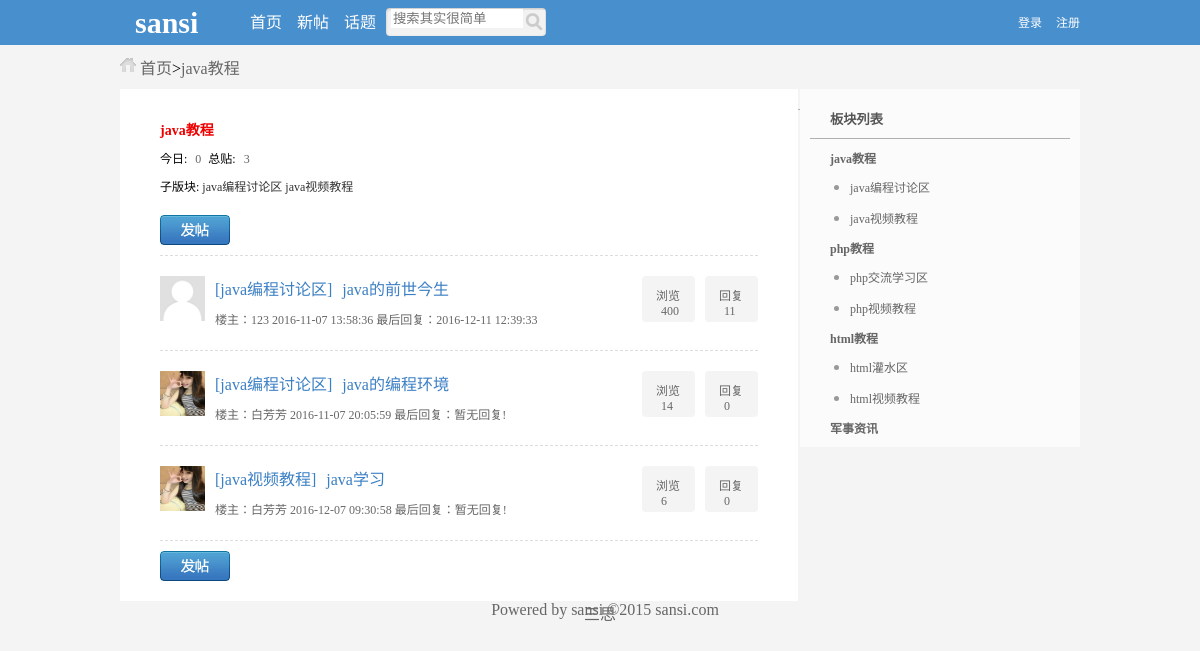
The app's page /front/father_list.php?id=29 with its own data.
### tables this page shows
CREATE TABLE `sansi_user_admin` (
  `id` int(11) NOT NULL COMMENT '板块id',
  `name` varchar(30) NOT NULL COMMENT '父板块名称',
  `sort` int(11) NOT NULL DEFAULT '0' COMMENT '排序'
);

CREATE TABLE `sansi_son_admin` (
  `id` int(10) UNSIGNED NOT NULL COMMENT '子版块id',
  `father_id` int(10) UNSIGNED NOT NULL COMMENT '父板块外键',
  `son_name` varchar(50) NOT NULL COMMENT '子版块名称',
  `intro` varchar(300) NOT NULL COMMENT '子版块简介',
  `vip_id` int(10) UNSIGNED NOT NULL COMMENT '会员id',
  `sort` int(10) UNSIGNED NOT NULL DEFAULT '0' COMMENT '排序'
);

CREATE TABLE `sansi_content` (
  `id` int(10) UNSIGNED NOT NULL COMMENT '帖子的id',
  `son_id` int(10) UNSIGNED NOT NULL COMMENT '子板块id',
  `title` varchar(255) NOT NULL COMMENT '帖子标题',
  `content` text NOT NULL COMMENT '帖子内容',
  `time` datetime NOT NULL COMMENT '发帖时间',
  `member_id` int(11) NOT NULL COMMENT '会员id',
  `times` int(10) UNSIGNED NOT NULL DEFAULT '0' COMMENT '帖子浏览次数'
);

CREATE TABLE `sansi_members` (
  `id` int(10) UNSIGNED NOT NULL COMMENT '会员id号',
  `name` varchar(30) NOT NULL COMMENT '会员登录账号',
  `pwd` varchar(32) NOT NULL COMMENT '会员登录密码',
  `photo` blob,
  `register_time` datetime NOT NULL COMMENT '注册时间',
  `last_time` datetime NOT NULL COMMENT '最后登录时间'
);

### front/father.list.page.php (called while the page is built, shortened)
<?php
function pageList($page_count,$pageSize,$btn_num=3,$page='page'){
    $num = ceil($page_count/$pageSize);
    $array = parse_url($_SERVER['REQUEST_URI']);
    if(isset($array['query'])){
        parse_str($array['query'],$arr_query);
        unset($arr_query[$page]);
        if(empty($arr_query)){
            $url = "{$array['path']}?$page=";
        }else{
            $str = http_build_query($arr_query);
            $url = "{$array['path']}?{$str}&$page=";
        }
    }else{
        $url = "{$array['path']}?$page=";
    }
    $start = ($_GET[$page]-1)*$pageSize;
    $limit = "limit {$start},{$pageSize}";
    $html = '';
if($btn_num >= $num){
    for($i=1;$i<=$num;$i++){
        if($i==$_GET[$page]){
            $html[$i] = "<span class='spandown'>$i </span>";
        }else{
            $html[$i] = "<a href='{$url}{$i}'>$i</a> ";
        }
    }
    }
    $html = implode(' ',$html);
    $date = array('html'=>$html,'limit'=>$limit);
    return $date;
}
?>

### front/father_list.php (the view, shortened to what this page needs)
<?php
include_once "father.list.page.php";
$link = mysqli_connect('localhost','root','123456','sansi_admin');
$sql_father = "select * from sansi_user_admin where id={$_GET['id']}";
$query_father = mysqli_query($link,$sql_father);
$date_father = mysqli_fetch_assoc($query_father);
$sql_son = "select * from sansi_son_admin where father_id={$date_father['id']}";
$query_son = mysqli_query($link,$sql_son);
$son_id = '';
$son_name_list = '';
while($date_son = mysqli_fetch_assoc($query_son)){
    $son_id .= $date_son['id'].',';
    $son_name_list .= "<a href='son_list.php?id={$date_son['id']}'>{$date_son['son_name']}</a> ";
}
$son_id = trim($son_id,',');
$sql_content = "select count(*) from sansi_content where son_id IN (select sansi_son_admin.id FROM sansi_son_admin WHERE sansi_son_admin.father_id={$_GET['id']})";
$query_content = mysqli_query($link,$sql_content);
$all_count = mysqli_fetch_row($query_content);
$tady_content = "select count(*) from sansi_content where son_id IN({$son_id}) AND time>CURRENT_DATE()";
$query_tady = mysqli_query($link,$tady_content);
$tady_count = mysqli_fetch_row($query_tady);
include_once "header.inc.php";
?>
<div class="banner">
    <a href="index.php" class="yy">首页</a>&gt;<a href="father_list.php?id=<?php echo $date_father['id'] ?>" class="tow"><?php echo $date_father['name'] ?></a>
</div>
<div class="box_content">
<div class="content1">
   <h3><?php echo $date_father['name'] ?></h3>
    <div class="bx">
        今日:
        <span><?php echo $tady_count[0] ?></span>
        总贴:
        <span><?php echo $all_count[0] ?></span>
    </div>
    <div class="pa">子版块:
        <?php echo $son_name_list; ?>
    </div>
    <div class="pages">
        <a href="publish.php?fatherid=<?php echo $_GET['id']; ?>" target="_blank" class="publish btns"></a>
            <?php
            $date = pageList($all_count[0],5);
            ?>
    </div>
    <?php
    $content_sql = "select sansi_content.title,sansi_content.id,sansi_content.time,sansi_content.times,sansi_son_admin.son_name,sansi_members.name,sansi_members.photo from
sansi_content,sansi_son_admin,sansi_members where
son_id IN({$son_id}) AND
sansi_content.son_id=sansi_son_admin.id AND
sansi_content.member_id=sansi_members.id {$date['limit']}";
    $content_query = mysqli_query($link,$content_sql);
    while($date_content = mysqli_fetch_assoc($content_query)){
        $sqlnunm = "select COUNT(*) from sansi_reply WHERE content_id={$date_content['id']}";
        $numrel = mysqli_query($link,$sqlnunm);
        $num = mysqli_fetch_row($numrel);
        $titles = addslashes($date_content['title']);
        ?>
        <ul class="content_list">
            <li>
                <a href=""><img height="45px;" src="<?php if(!$date_content['photo'] == ''){echo $date_content['photo']; }else{echo './style/photo.jpg';} ?>"></a>
                <a href="" class="a1">[<?php echo $date_content['son_name']; ?>]</a><a href="content_show.php?contentid=<?php echo $date_content['id']; ?>" target="_blank" class="a2"><?php echo $titles; ?></a>
                <p class="p1">回复<span><?php echo $num[0]; ?></span></p>
                <p class="p2">浏览<span><?php echo $date_content['times']; ?></span></p>
                <p class="div_down">楼主：<?php echo $date_content['name'] ?> <?php echo $date_content['time'] ?>    最后回复：<?php
                    $sqlretime = "select MAX(time) from sansi_reply WHERE content_id={$date_content['id']}";
                    $querytime = $link->query($sqlretime);
                    foreach($querytime as $lastretime) {
                        if ($lastretime['MAX(time)'] != '') {
                            echo $lastretime['MAX(time)'];
                        } else {
                            echo '暂无回复!';
                        }
                    }
                    ?></p>
            </li>
        </ul>
 <?php  } ?>
    <div class="bx_bottom">
        <a href="publish.php?fatherid=<?php echo $_GET['id'] ?>" target="_blank" class="publish btns"></a>
    </div>
</div>
    <div class="right_list">
    <h5>板块列表</h5>
        <?php
        $father_list_sql = "select * from sansi_user_admin";
        $father_list_query = mysqli_query($link,$father_list_sql);
        while($father_list_date = mysqli_fetch_assoc($father_list_query)){?>
            <ul>
            <h2><a href="father_list.php?id=<?php echo $father_list_date['id'] ?>"><?php echo $father_list_date['name'];?></a></h2>
                <?php
                $son_list_sql = "select * from sansi_son_admin where father_id={$father_list_date['id']}";
                $son_list_query = mysqli_query($link,$son_list_sql);
                while($son_list_date = mysqli_fetch_assoc($son_list_query)){?>
                <li><a href="son_list.php?id=<?php echo $son_list_date['id'] ?>"><?php echo $son_list_date['son_name'];?></a></li>
                <?php } ?>
            </ul>
        <?php } ?>
    </div>
</div>
<?php include_once "footer.inc.php"; ?>

### front/style/fegister.css (style rules this page uses)
body { background: #f4f4f4; }
body, li, a { margin: 0px; list-style-type: none; text-decoration: none; }
.banner { width: 960px; margin: 10px auto; background:url('style_icon.png') 0 -57px no-repeat; }
.yy { margin-left:20px; }
.banner a { color:#666; }
span { display:inline-block; width:300px; margin:0 0 0 5px; color:#666; }

### front/style/index.css (style rules this page uses)
body { margin: 0px; padding: 0px; background:#f4f4f4 }
a { text-decoration: none; }
h2 { font-size: 12px; padding-left:15px; font-family: Tahoma; }
h2 a { font-size: 14px; color:#333; font-weight: bold; }

### front/style/father_list.css (style rules this page uses)
ul,a { margin:0; padding:0; }
.box_content { width: 960px; margin: 10px auto; }
.content1 { display:inline-block; float:left; width:638px; padding:20px; background: white; }
h3 { color:#EE0000; margin:10px 0 10px 20px; font-size:14px; }
.bx { font-size:12px; margin-left:20px; margin-top:10px; }
.bx span { width:10px; }
.pa { margin:10px 0 10px 20px; font-size:12px; padding-bottom:10px; }
.pa a { color:#333333; }
.pages { height:40px; margin:10px 20px; border-bottom:1px dashed #ddd; }
a.publish { display:block; float:left; width:70px; height:30px; }
a.btns { background:url('bg.png') 0 0 no-repeat; }
.bx_bottom { clear:both; margin:10px 20px; }
.content_list { clear:both; }
li img { float:left; width:45px; margin:0; display:inline; }
.content_list li { margin:10px 20px; padding:10px 0; border-bottom: 1px dashed #ddd; }
.div_down { width:400px; margin-top:10px; font-size:12px; color:#666; margin-left: 10px; display:inline-block; }
.a1,.a2 { color:#3b7fc4; margin-left: 10px; }
.p1,.p2 { float:right; width:35px; height:36px; display:inline-block; margin:0; background: #f4f4f4; color:#666; padding:10px 4px 0 14px; border-radius:4px; font-size:12px; }
.p2 { margin-right:10px; }
.right_list { width:260px; background:#fbfbfb; padding:10px; float:right; }
.right_list h5 { border-bottom: 1px solid #b0b0b0; font-weight: bold; color:#555; padding:10px 20px; margin:0 0 10px 0px; }
.right_list a { color:#666; font-size:12px; }
.right_list h2 { padding:0; margin:10px 0 0 20px; }
.right_list li { list-style-type:disc; color:#999; line-height:20px; margin-left:40px; margin-top:10px; }

### records on screen
sansi_user_admin: name "java教程"
sansi_son_admin: son_name "java编程讨论区"
sansi_son_admin: son_name "java视频教程"
sansi_content: sansi_son_admin.son_name "java编程讨论区", title "java的前世今生", num "11", times "400", sansi_members.name "123", time "2016-11-07 13:58:36", MAX "2016-12-11 12:39:33"
sansi_content: sansi_members.photo (picture), sansi_son_admin.son_name "java编程讨论区", title "java的编程环境", num "0", times "14", sansi_members.name "白芳芳", time "2016-11-07 20:05:59"
sansi_content: sansi_members.photo (picture), sansi_son_admin.son_name "java视频教程", title "java学习", num "0", times "6", sansi_members.name "白芳芳", time "2016-12-07 09:30:58"
sansi_user_admin: name "php教程"
sansi_son_admin: son_name "php交流学习区"
sansi_son_admin: son_name "php视频教程"
sansi_user_admin: name "html教程"
sansi_son_admin: son_name "html灌水区"
sansi_son_admin: son_name "html视频教程"
sansi_user_admin: name "军事资讯"

### other values on screen
$tady_count[0] "0"
$all_count[0] "3"
